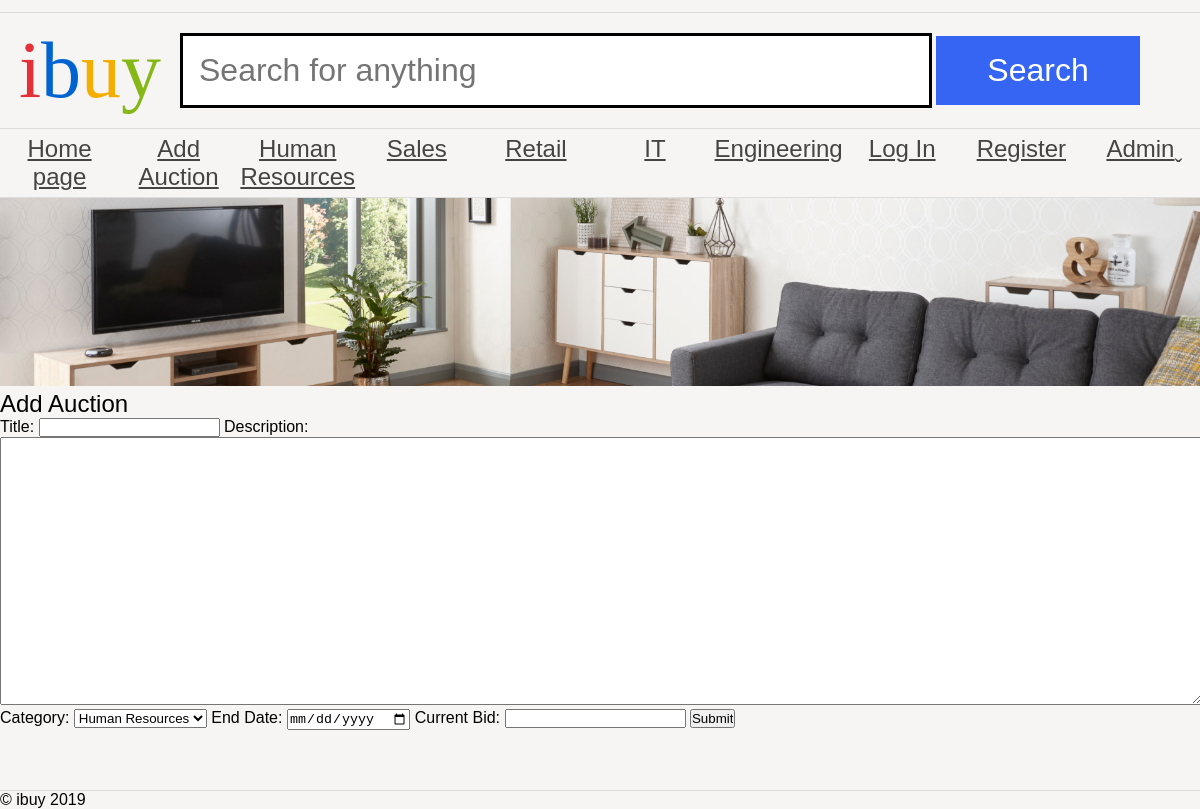
The app's page /as1/public/addAuction.php with its own data.
### tables this page shows
CREATE TABLE `category` (
  `categoryID` int(11) NOT NULL AUTO_INCREMENT,
  `name` varchar(255) DEFAULT NULL,
  PRIMARY KEY (`categoryID`)
);

### as1/public/addAuction.php (the view)
<?php
require '../header.php';
$server = 'mysql';
$username = 'student';
$password = 'student';
$schema = 'as1';
$pdo = new PDO('mysql:dbname=' . $schema . ';host=' . $server, $username, $password);
if (isset($_POST['submit'])) {
    $stmt = $pdo->prepare('INSERT INTO as1.auction (title, description, categoryID, endDate, currentBid)
                           VALUES (:title, :description, :categoryID, :endDate, :currentBid)');
    $values = [
        'title' => $_POST['title'],
        'description' => $_POST['description'],
        'categoryID' => $_POST['categoryID'],
        'endDate' => $_POST['endDate'],
        'currentBid' => $_POST['currentBid']
    ];
    $stmt ->execute($values);
        echo 'Auction Added';
}
else{
?>
<h2>Add Auction</h2>
<form action="addAuction.php" method="post">
    <label>Title:</label>
    <input type="text" name="title" />
    <label>Description:</label>
    <textarea name="description"></textarea>
    <label>Category:</label>
    <select name="categoryID">
        <?php
        $stmt = $pdo->prepare('SELECT * FROM as1.category');
        $stmt->execute();
        foreach ($stmt as $row) {
            echo '<option value="' . $row['categoryID'] . '">' . $row['name'] . '</option>';
        }
        ?>
    </select>
    <label>End Date:</label>
    <input type="date" name="endDate" />
    <label>Current Bid:</label>
    <input type="number" name="currentBid" />
    <input type="submit" value="Submit" name="submit" />
</form>
<?php
require '../footer.php';
        }
?>

### as1/header.php (shortened to what this page needs)
<!DOCTYPE html>
<html>
<head>
    <link rel="stylesheet" href="ibuy.css" />
</head>
<body>
<header>
    <h1><span class="i">i</span><span class="b">b</span><span class="u">u</span><span class="y">y</span></h1>
    <form action="#">
        <input type="text" name="search" placeholder="Search for anything" />
        <input type="submit" name="submit" value="Search" />
    </form>
</header>
<nav>
    <ul>
        <li><a class="categoryLink" href="index.php">Home page</a></li>
<li><a class="categoryLink" href="addAuction.php">Add Auction</a></li>
        <?php
        $server = 'mysql';
        $username = 'student';
        $password = 'student';
        $schema = 'as1';
        $pdo = new PDO('mysql:dbname=' . $schema . ';host=' . $server, $username, $password);
        $stmt = $pdo->prepare('SELECT * FROM as1.category');
        $stmt->execute();
        foreach ($stmt as $row) {
            echo '<li><a class="categoryLink" href="viewCategory.php?categoryID=' . $row['categoryID'] . '">' . $row['name'] . '</a></li>';
        }
        if (isset($_SESSION['loggedin']) && $_SESSION['loggedin'] === true) {
            echo '<li><a class="categoryLink" href="logout.php">Log Out</a></li>';
        } else {
            echo '<li><a class="categoryLink" href="login.php">Log In</a></li>';
            echo '<li><a class="categoryLink" href="register.php">Register</a></li>';
        }
        if (isset($_SESSION['admin']) && $_SESSION['admin'] === true) {
            echo '<li><a class="categoryLink" href="logout.php">Log Out</a></li>';
        } else {
            echo '<li><a class="categoryLink" href="admin.php">Admin</a></li>';
        }
        ?>
    </ul>
</nav>
<img src="banners/1.jpg" alt="Banner" />

### as1/public/ibuy.css (style rules this page uses)
* { margin: 0; padding: 0; }
body { font-family: 'Oxygen-Regular', sans-serif; background-color: #f6f5f4; max-width: 100vw; overflow-x: hidden; }
h1, h2, h3, h4 { font-weight: normal; }
a, a:visited { color: #444; }
header { margin-top: 1vw; font-family: 'Univers-Light-Normal'; display: grid; grid-template-columns: 15% 85%; align-items: center; padding-top: 1vw; padding-bottom: 1vw; border-top: 1px solid #ddd; border-bottom: 1px solid #ddd; }
header h1 { text-align: center; font-size: 5em; }
form { display: block; }
header form input[type=text] { border: 3px solid black; font-size: 2em; padding: 0.5em; width: 70%; }
body > img { width: 100vw; }
header form input[type=submit] { background-color: #3665f3; color: white; width: 20%; font-size: 2em; padding: 0.5em; cursor: pointer; border: 0; }
header .i { color: #e43137; }
header .b { color: #0063d1; }
header .u { color: #f4ae01; }
header .y { color: #85b716; }
body > nav { border-bottom: 1px solid #ddd; }
body > nav ul li:last-child a:after { content: 'ˬ'; position: absolute; }
body > nav ul { display: flex; width: 100vw; list-style-type: none; }
body > nav ul li { flex: 1; }
body > nav ul li a { display: block; text-align: center; padding-top: 0.5vw; padding-bottom: 0.5vw; font-size: 1.5em; }
textarea { width: 100%; height: 20em; }

### records on screen
category: name "Human Resources"
category: name "Sales"
category: name "Retail"
category: name "IT"
category: name "Engineering"

### other values on screen
form field categoryID "Human Resources"
